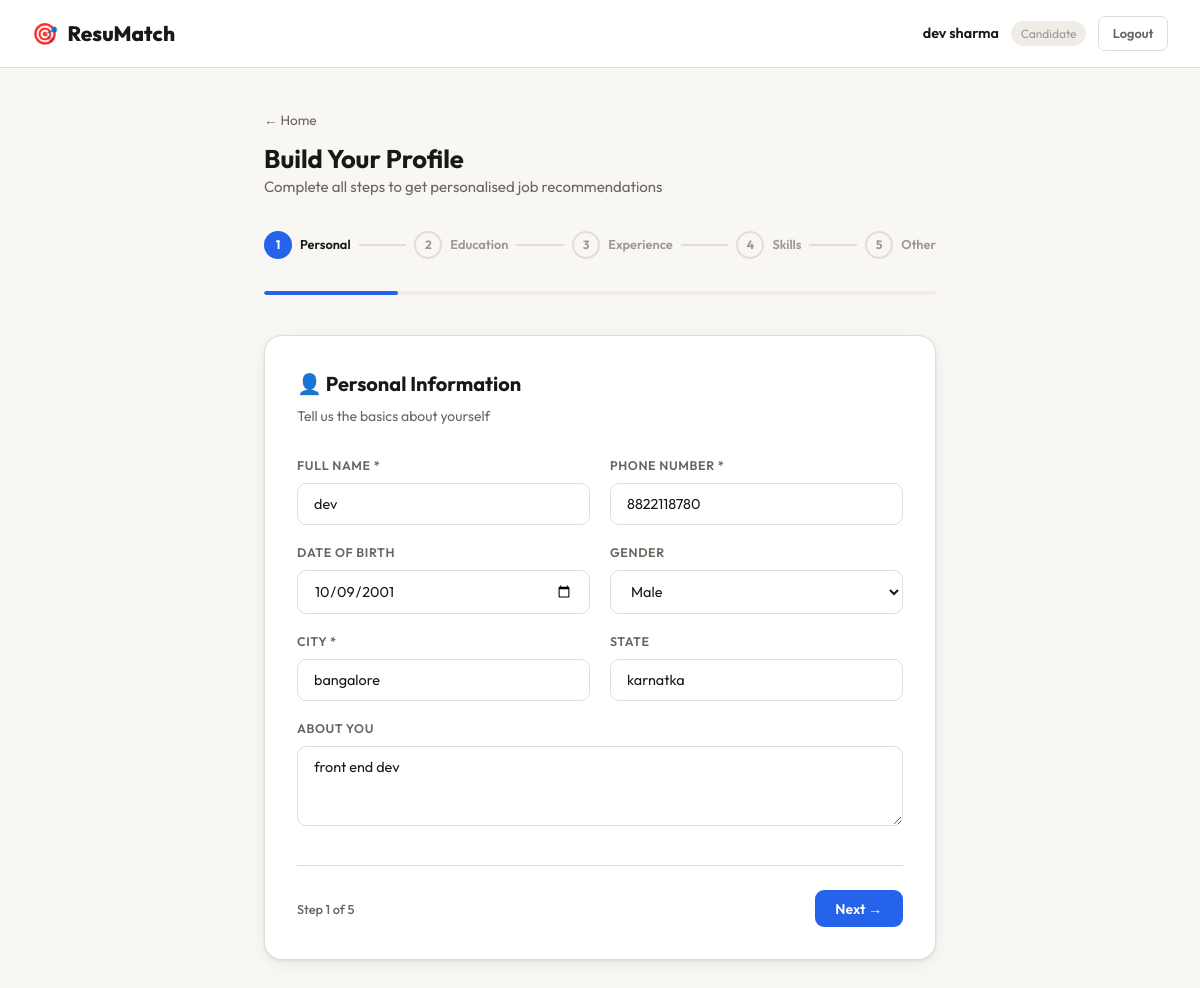
The page /candidate/form (signed in) on the database its author committed.
### tables this page shows
CREATE TABLE candidates (
            id INTEGER PRIMARY KEY AUTOINCREMENT,
            user_id INTEGER UNIQUE NOT NULL,
            full_name TEXT, phone TEXT, dob TEXT, gender TEXT,
            city TEXT, state TEXT,
            education TEXT, degree TEXT, specialization TEXT,
            institution TEXT, graduation_year TEXT, percentage TEXT,
            experience_years INTEGER DEFAULT 0,
            current_company TEXT, current_role TEXT, notice_period TEXT,
            technical_skills TEXT, soft_skills TEXT,
            certifications TEXT, projects TEXT,
            linkedin TEXT, portfolio TEXT, bio TEXT,
            updated_at TEXT DEFAULT CURRENT_TIMESTAMP
        );

### app.py (the view, shortened to what this page needs)
@app.route('/candidate/form', methods=['GET','POST'])
@require_role('candidate')
def candidate_form():
    conn = get_db()
    existing = conn.execute('SELECT * FROM candidates WHERE user_id=?',(session['user_id'],)).fetchone()
    conn.close()
    return render_template('candidate_form.html', candidate=existing)

### app.py (called while the page is built)
def get_db():
    conn = sqlite3.connect(DB)
    conn.row_factory = sqlite3.Row
    return conn

def require_role(*roles):
    def decorator(f):
        @wraps(f)
        def wrapper(*args, **kwargs):
            if 'user_id' not in session:
                return redirect(url_for('login'))
            if session.get('user_role') not in roles:
                return redirect(url_for('login'))
            return f(*args, **kwargs)
        return wrapper
    return decorator

### templates/candidate_form.html (shortened to what this page needs)
<!DOCTYPE html>
<html lang="en">
<head>
<link rel="stylesheet" href="{{ url_for('static',filename='css/style.css') }}">
</head>
<body>
<nav class="navbar">
  <div class="nav-brand"><span>🎯</span><span>ResuMatch</span></div>
  <div class="nav-user">
    <span class="nav-user-name">{{ session.user_name }}</span>
    <span class="nav-user-role">Candidate</span>
    <a href="{{ url_for('logout') }}" class="btn btn-ghost btn-sm">Logout</a>
  </div>
</nav>
<div class="form-page">
  <div style="margin-bottom:2rem">
    <a href="{{ url_for('home') }}" style="color:var(--text2);font-size:.85rem;">← Home</a>
    <h1 style="font-size:1.6rem;margin-top:.75rem">Build Your Profile</h1>
    <p style="color:var(--text2)">Complete all steps to get personalised job recommendations</p>
  </div>
  <div class="steps" id="stepsIndicator">
    <div class="step active" id="si-1"><div class="step-num">1</div><span>Personal</span></div>
    <div class="step-line" id="sl-1"></div>
    <div class="step" id="si-2"><div class="step-num">2</div><span>Education</span></div>
    <div class="step-line" id="sl-2"></div>
    <div class="step" id="si-3"><div class="step-num">3</div><span>Experience</span></div>
    <div class="step-line" id="sl-3"></div>
    <div class="step" id="si-4"><div class="step-num">4</div><span>Skills</span></div>
    <div class="step-line" id="sl-4"></div>
    <div class="step" id="si-5"><div class="step-num">5</div><span>Other</span></div>
  </div>
  <div class="progress-bar"><div class="progress-fill" id="progressBar" style="width:20%"></div></div>
  <div class="card" style="padding:2rem">
    <form method="POST" id="profileForm">
      <div class="step-panel active" id="panel-1">
        <div class="panel-title">👤 Personal Information</div>
        <div class="panel-sub">Tell us the basics about yourself</div>
        <div class="grid-2">
          <div class="form-group">
            <label>Full Name *</label>
            <input type="text" name="full_name" placeholder="Rahul Sharma" required value="{{ candidate.full_name if candidate else '' }}">
          </div>
          <div class="form-group">
            <label>Phone Number *</label>
            <input type="tel" name="phone" placeholder="+91 98765 43210" required value="{{ candidate.phone if candidate else '' }}">
          </div>
        </div>
        <div class="grid-2">
          <div class="form-group">
            <label>Date of Birth</label>
            <input type="date" name="dob" value="{{ candidate.dob if candidate else '' }}">
          </div>
          <div class="form-group">
            <label>Gender</label>
            <select name="gender">
              {% for g in ['Male','Female','Non-binary','Prefer not to say'] %}
              <option value="{{ g }}" {% if candidate and candidate.gender==g %}selected{% endif %}>{{ g }}</option>
              {% endfor %}
            </select>
          </div>
        </div>
        <div class="grid-2">
          <div class="form-group">
            <label>City *</label>
            <input type="text" name="city" placeholder="Bangalore" required value="{{ candidate.city if candidate else '' }}">
          </div>
          <div class="form-group">
            <label>State</label>
            <input type="text" name="state" placeholder="Karnataka" value="{{ candidate.state if candidate else '' }}">
          </div>
        </div>
        <div class="form-group">
          <label>About You</label>
          <textarea name="bio" placeholder="A brief professional summary about yourself...">{{ candidate.bio if candidate else '' }}</textarea>
        </div>
      </div>
      <div class="nav-actions">
        <span class="step-count" id="stepCount">Step 1 of 5</span>
        <button type="button" class="btn btn-primary" id="nextBtn" onclick="changeStep(1)">Next →</button>
      </div>
    </form>
  </div>
</div>
</body>
</html>

### static/css/style.css (style rules this page uses)
:root { --bg: #f8f7f4; --bg2: #f0ede8; --white: #ffffff; --border: #e2ddd8; --border2: #ccc8c2; --text: #1a1814; --text2: #6b6560; --text3: #9e9990; --accent: #2563eb; --accent-h: #1d4ed8; --accent-l: #eff6ff; --green: #16a34a; --green-l: #f0fdf4; --amber: #d97706; --amber-l: #fffbeb; --red: #dc2626; --red-l: #fef2f2; --purple: #7c3aed; --purple-l: #f5f3ff; --radius: 12px; --radius-lg: 18px; --shadow: 0 1px 3px rgba(0, 0, 0, .08), 0 4px 16px rgba(0, 0, 0, .06); --shadow-lg: 0 4px 6px rgba(0, 0, 0, .05), 0 10px 40px rgba(0, 0, 0, .1); }
* { margin: 0; padding: 0; box-sizing: border-box; }
html { scroll-behavior: smooth; }
body { font-family: 'Outfit', sans-serif; background: var(--bg); color: var(--text); line-height: 1.6; font-size: 15px; }
h1, h2, h3, h4, h5 { font-weight: 700; line-height: 1.2; }
a { color: var(--accent); text-decoration: none; }
.navbar { background: rgba(255, 255, 255, .92); backdrop-filter: blur(16px); border-bottom: 1px solid var(--border); position: sticky; top: 0; z-index: 200; padding: 0 2rem; height: 68px; display: flex; align-items: center; justify-content: space-between; }
.nav-brand { display: flex; align-items: center; gap: .6rem; font-size: 1.3rem; font-weight: 800; color: var(--text); }
.nav-user { display: flex; align-items: center; gap: .75rem; }
.nav-user-name { font-weight: 600; font-size: .9rem; }
.nav-user-role { font-size: .75rem; color: var(--text3); background: var(--bg2); padding: .2rem .6rem; border-radius: 20px; }
.btn { display: inline-flex; align-items: center; gap: .45rem; padding: .6rem 1.3rem; border: none; border-radius: 9px; font-family: inherit; font-size: .875rem; font-weight: 600; cursor: pointer; transition: all .18s; text-decoration: none; white-space: nowrap; }
.btn-primary { background: var(--accent); color: #fff; }
.btn-ghost { background: transparent; color: var(--text2); border: 1.5px solid var(--border); }
.btn-sm { padding: .38rem .85rem; font-size: .8rem; border-radius: 7px; }
.form-group { margin-bottom: 1.1rem; }
.form-group label { display: block; font-size: .78rem; font-weight: 600; color: var(--text2); text-transform: uppercase; letter-spacing: .05em; margin-bottom: .45rem; }
.form-group input, .form-group select, .form-group textarea { width: 100%; background: var(--white); border: 1.5px solid var(--border); border-radius: 9px; padding: .7rem 1rem; color: var(--text); font-family: inherit; font-size: .9rem; transition: border-color .18s, box-shadow .18s; outline: none; }
.form-group textarea { resize: vertical; min-height: 80px; }
.form-group select option { background: var(--white); }
.card { background: var(--white); border: 1px solid var(--border); border-radius: var(--radius-lg); padding: 1.5rem; box-shadow: var(--shadow); }
.grid-2 { display: grid; grid-template-columns: 1fr 1fr; gap: 1.25rem; }
.steps { display: flex; align-items: center; margin-bottom: 2rem; }
.step { display: flex; align-items: center; gap: .5rem; font-size: .8rem; font-weight: 600; color: var(--text3); }
.step-num { width: 28px; height: 28px; border-radius: 50%; border: 2px solid var(--border); display: flex; align-items: center; justify-content: center; font-size: .75rem; font-weight: 700; transition: all .2s; }
.step.active .step-num { background: var(--accent); border-color: var(--accent); color: #fff; }
.step.active, .step.done { color: var(--text); }
.step-line { flex: 1; height: 2px; background: var(--border); margin: 0 .5rem; }

### templates/candidate_form.html (style rules this page uses)
.form-page { max-width:720px;margin:0 auto;padding:2.5rem 1.5rem; }
.step-panel { display:none;animation:fadeIn .3s ease; }
.step-panel.active { display:block; }
.nav-actions { display:flex;justify-content:space-between;align-items:center;margin-top:2rem;padding-top:1.5rem;border-top:1px solid var(--border); }
.step-count { font-size:.8rem;color:var(--text2);font-weight:500; }
.progress-bar { height:4px;background:var(--bg2);border-radius:99px;margin-bottom:2.5rem;overflow:hidden; }
.progress-fill { height:100%;background:var(--accent);border-radius:99px;transition:width .4s ease; }
.panel-title { font-size:1.25rem;font-weight:700;margin-bottom:.35rem; }
.panel-sub { color:var(--text2);font-size:.875rem;margin-bottom:1.75rem; }

### rows shown on the page
candidates: full_name "dev", phone "8822118780", dob "10/09/2001", gender "Male", city "bangalore", state "karnatka", bio "front end dev"

### other values the page prints
{{ session.user_name }} "dev sharma"
